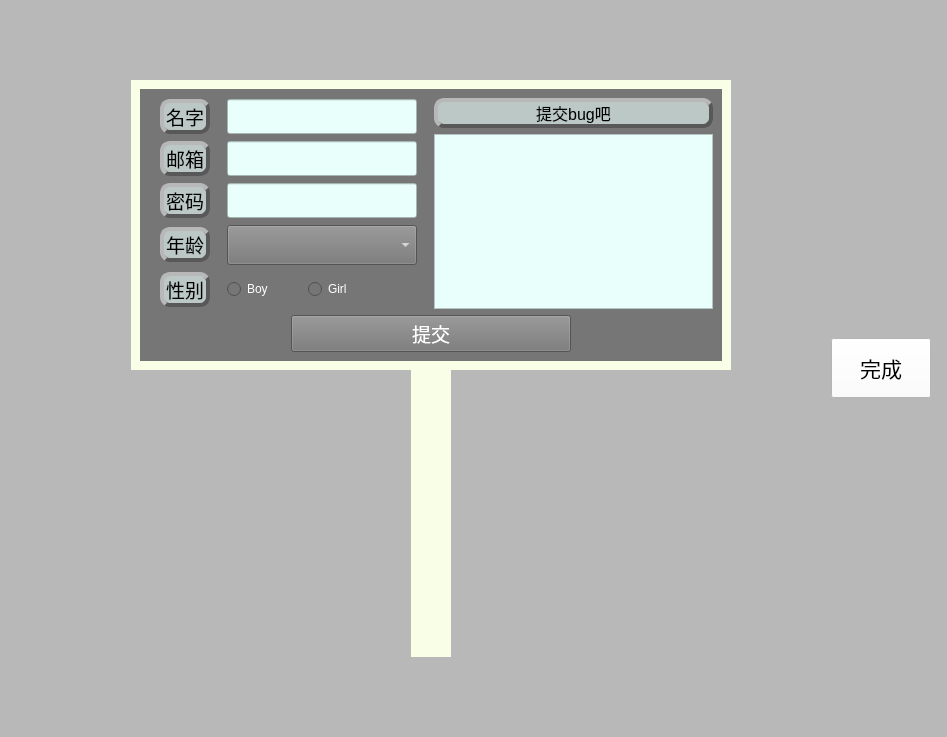
<?xml version="1.0" encoding="UTF-8"?>
<ui version="4.0">
 <class>TellBug</class>
 <widget class="QWidget" name="TellBug">
  <property name="geometry">
   <rect>
    <x>0</x>
    <y>0</y>
    <width>947</width>
    <height>737</height>
   </rect>
  </property>
  <property name="windowTitle">
   <string>Form</string>
  </property>
  <property name="styleSheet">
   <string notr="true">background-color: rgba(29, 29, 29, 0.5);</string>
  </property>
  <layout class="QGridLayout" name="gridLayout">
   <property name="leftMargin">
    <number>0</number>
   </property>
   <property name="topMargin">
    <number>0</number>
   </property>
   <property name="rightMargin">
    <number>0</number>
   </property>
   <property name="bottomMargin">
    <number>0</number>
   </property>
   <property name="spacing">
    <number>0</number>
   </property>
   <item row="0" column="0">
    <widget class="QWidget" name="widget" native="true">
     <property name="cursor">
      <cursorShape>PointingHandCursor</cursorShape>
     </property>
     <property name="mouseTracking">
      <bool>true</bool>
     </property>
     <property name="tabletTracking">
      <bool>true</bool>
     </property>
     <property name="styleSheet">
      <string notr="true">background-color: rgb(184, 184, 184);</string>
     </property>
     <layout class="QGridLayout" name="gridLayout_4">
      <property name="leftMargin">
       <number>0</number>
      </property>
      <property name="topMargin">
       <number>0</number>
      </property>
      <property name="rightMargin">
       <number>0</number>
      </property>
      <property name="bottomMargin">
       <number>0</number>
      </property>
      <property name="spacing">
       <number>0</number>
      </property>
      <item row="0" column="1">
       <widget class="QWidget" name="widget_2" native="true">
        <property name="minimumSize">
         <size>
          <width>600</width>
          <height>577</height>
         </size>
        </property>
        <property name="maximumSize">
         <size>
          <width>600</width>
          <height>577</height>
         </size>
        </property>
        <property name="styleSheet">
         <string notr="true">background-color: rgba(255, 230, 246,0);</string>
        </property>
        <layout class="QGridLayout" name="gridLayout_2">
         <property name="leftMargin">
          <number>0</number>
         </property>
         <property name="topMargin">
          <number>0</number>
         </property>
         <property name="rightMargin">
          <number>0</number>
         </property>
         <property name="bottomMargin">
          <number>0</number>
         </property>
         <property name="spacing">
          <number>0</number>
         </property>
         <item row="0" column="0" colspan="3">
          <widget class="QWidget" name="BillboardUp" native="true">
           <property name="minimumSize">
            <size>
             <width>600</width>
             <height>290</height>
            </size>
           </property>
           <property name="maximumSize">
            <size>
             <width>600</width>
             <height>290</height>
            </size>
           </property>
           <property name="styleSheet">
            <string notr="true">background-color: rgb(249, 255, 230);</string>
           </property>
           <layout class="QGridLayout" name="gridLayout_3">
            <item row="0" column="0">
             <widget class="QWidget" name="widget_3" native="true">
              <property name="styleSheet">
               <string notr="true">background-color: rgb(118, 118, 118);
color:white;</string>
              </property>
              <layout class="QGridLayout" name="gridLayout_7">
               <item row="2" column="1" colspan="2">
                <widget class="QPushButton" name="submitButton">
                 <property name="minimumSize">
                  <size>
                   <width>280</width>
                   <height>0</height>
                  </size>
                 </property>
                 <property name="maximumSize">
                  <size>
                   <width>280</width>
                   <height>16777215</height>
                  </size>
                 </property>
                 <property name="font">
                  <font>
                   <pointsize>14</pointsize>
                  </font>
                 </property>
                 <property name="cursor">
                  <cursorShape>PointingHandCursor</cursorShape>
                 </property>
                 <property name="text">
                  <string>提交</string>
                 </property>
                </widget>
               </item>
               <item row="2" column="3">
                <spacer name="horizontalSpacer_7">
                 <property name="orientation">
                  <enum>Qt::Horizontal</enum>
                 </property>
                 <property name="sizeType">
                  <enum>QSizePolicy::Minimum</enum>
                 </property>
                 <property name="sizeHint" stdset="0">
                  <size>
                   <width>128</width>
                   <height>20</height>
                  </size>
                 </property>
                </spacer>
               </item>
               <item row="2" column="0">
                <spacer name="horizontalSpacer_4">
                 <property name="orientation">
                  <enum>Qt::Horizontal</enum>
                 </property>
                 <property name="sizeType">
                  <enum>QSizePolicy::Minimum</enum>
                 </property>
                 <property name="sizeHint" stdset="0">
                  <size>
                   <width>110</width>
                   <height>20</height>
                  </size>
                 </property>
                </spacer>
               </item>
               <item row="0" column="0" rowspan="2" colspan="2">
                <widget class="QWidget" name="widget_5" native="true">
                 <layout class="QGridLayout" name="gridLayout_6">
                  <property name="leftMargin">
                   <number>0</number>
                  </property>
                  <property name="topMargin">
                   <number>0</number>
                  </property>
                  <property name="rightMargin">
                   <number>0</number>
                  </property>
                  <property name="bottomMargin">
                   <number>0</number>
                  </property>
                  <item row="0" column="0">
                   <widget class="QLabel" name="label">
                    <property name="minimumSize">
                     <size>
                      <width>50</width>
                      <height>35</height>
                     </size>
                    </property>
                    <property name="maximumSize">
                     <size>
                      <width>50</width>
                      <height>35</height>
                     </size>
                    </property>
                    <property name="sizeIncrement">
                     <size>
                      <width>0</width>
                      <height>0</height>
                     </size>
                    </property>
                    <property name="font">
                     <font>
                      <pointsize>14</pointsize>
                     </font>
                    </property>
                    <property name="styleSheet">
                     <string notr="true">background-color: rgba(233, 255, 251,0.6);
border-radius:10px;
color:black;
                               border-left:4px solid rgb(184, 184, 185);
                               border-top:4px solid rgb(184, 184, 185);
                               border-right:4px solid rgb(88, 88, 88);
                              border-bottom:4px solid rgb(88, 88, 88);</string>
                    </property>
                    <property name="text">
                     <string>名字</string>
                    </property>
                    <property name="alignment">
                     <set>Qt::AlignCenter</set>
                    </property>
                   </widget>
                  </item>
                  <item row="0" column="1">
                   <widget class="QLineEdit" name="nameEdit">
                    <property name="minimumSize">
                     <size>
                      <width>50</width>
                      <height>35</height>
                     </size>
                    </property>
                    <property name="maximumSize">
                     <size>
                      <width>190</width>
                      <height>35</height>
                     </size>
                    </property>
                    <property name="font">
                     <font>
                      <pointsize>14</pointsize>
                      <fontweight>Medium</fontweight>
                     </font>
                    </property>
                    <property name="styleSheet">
                     <string notr="true">background-color: rgb(233, 255, 251);
color:white;</string>
                    </property>
                    <property name="text">
                     <string/>
                    </property>
                   </widget>
                  </item>
                  <item row="1" column="0">
                   <widget class="QLabel" name="label_4">
                    <property name="minimumSize">
                     <size>
                      <width>50</width>
                      <height>35</height>
                     </size>
                    </property>
                    <property name="maximumSize">
                     <size>
                      <width>50</width>
                      <height>35</height>
                     </size>
                    </property>
                    <property name="font">
                     <font>
                      <pointsize>14</pointsize>
                     </font>
                    </property>
                    <property name="styleSheet">
                     <string notr="true">background-color: rgba(233, 255, 251,0.6);
border-radius:10px;
color:black;
                               border-left:4px solid rgb(184, 184, 185);
                               border-top:4px solid rgb(184, 184, 185);
                               border-right:4px solid rgb(88, 88, 88);
                              border-bottom:4px solid rgb(88, 88, 88);</string>
                    </property>
                    <property name="text">
                     <string>邮箱</string>
                    </property>
                    <property name="alignment">
                     <set>Qt::AlignCenter</set>
                    </property>
                   </widget>
                  </item>
                  <item row="1" column="1">
                   <widget class="QLineEdit" name="mailEdit">
                    <property name="minimumSize">
                     <size>
                      <width>50</width>
                      <height>35</height>
                     </size>
                    </property>
                    <property name="maximumSize">
                     <size>
                      <width>190</width>
                      <height>35</height>
                     </size>
                    </property>
                    <property name="font">
                     <font>
                      <pointsize>14</pointsize>
                      <fontweight>Medium</fontweight>
                     </font>
                    </property>
                    <property name="styleSheet">
                     <string notr="true">background-color: rgb(233, 255, 251);
color:white;</string>
                    </property>
                    <property name="text">
                     <string/>
                    </property>
                   </widget>
                  </item>
                  <item row="2" column="0">
                   <widget class="QLabel" name="label_6">
                    <property name="minimumSize">
                     <size>
                      <width>50</width>
                      <height>35</height>
                     </size>
                    </property>
                    <property name="maximumSize">
                     <size>
                      <width>50</width>
                      <height>35</height>
                     </size>
                    </property>
                    <property name="font">
                     <font>
                      <pointsize>14</pointsize>
                     </font>
                    </property>
                    <property name="styleSheet">
                     <string notr="true">background-color: rgba(233, 255, 251,0.6);
border-radius:10px;
color:black;
                               border-left:4px solid rgb(184, 184, 185);
                               border-top:4px solid rgb(184, 184, 185);
                               border-right:4px solid rgb(88, 88, 88);
                              border-bottom:4px solid rgb(88, 88, 88);</string>
                    </property>
                    <property name="text">
                     <string>密码</string>
                    </property>
                    <property name="alignment">
                     <set>Qt::AlignCenter</set>
                    </property>
                   </widget>
                  </item>
                  <item row="2" column="1">
                   <widget class="QLineEdit" name="passWordEdit">
                    <property name="minimumSize">
                     <size>
                      <width>50</width>
                      <height>35</height>
                     </size>
                    </property>
                    <property name="maximumSize">
                     <size>
                      <width>190</width>
                      <height>35</height>
                     </size>
                    </property>
                    <property name="font">
                     <font>
                      <pointsize>14</pointsize>
                      <fontweight>Medium</fontweight>
                     </font>
                    </property>
                    <property name="styleSheet">
                     <string notr="true">background-color: rgb(233, 255, 251);
color:white;</string>
                    </property>
                    <property name="text">
                     <string/>
                    </property>
                   </widget>
                  </item>
                  <item row="3" column="0">
                   <widget class="QLabel" name="label_3">
                    <property name="minimumSize">
                     <size>
                      <width>50</width>
                      <height>35</height>
                     </size>
                    </property>
                    <property name="maximumSize">
                     <size>
                      <width>50</width>
                      <height>35</height>
                     </size>
                    </property>
                    <property name="font">
                     <font>
                      <pointsize>14</pointsize>
                     </font>
                    </property>
                    <property name="styleSheet">
                     <string notr="true">background-color: rgba(233, 255, 251,0.6);
border-radius:10px;
color:black;
                               border-left:4px solid rgb(184, 184, 185);
                               border-top:4px solid rgb(184, 184, 185);
                               border-right:4px solid rgb(88, 88, 88);
                              border-bottom:4px solid rgb(88, 88, 88);</string>
                    </property>
                    <property name="text">
                     <string>年龄</string>
                    </property>
                    <property name="alignment">
                     <set>Qt::AlignCenter</set>
                    </property>
                   </widget>
                  </item>
                  <item row="3" column="1">
                   <widget class="QComboBox" name="comboBox">
                    <property name="minimumSize">
                     <size>
                      <width>0</width>
                      <height>40</height>
                     </size>
                    </property>
                    <property name="font">
                     <font>
                      <pointsize>14</pointsize>
                      <fontweight>Medium</fontweight>
                     </font>
                    </property>
                    <property name="tabletTracking">
                     <bool>true</bool>
                    </property>
                    <property name="iconSize">
                     <size>
                      <width>43</width>
                      <height>44</height>
                     </size>
                    </property>
                    <item>
                     <property name="text">
                      <string/>
                     </property>
                    </item>
                    <item>
                     <property name="text">
                      <string>5岁</string>
                     </property>
                    </item>
                    <item>
                     <property name="text">
                      <string>6岁</string>
                     </property>
                    </item>
                    <item>
                     <property name="text">
                      <string>7岁</string>
                     </property>
                    </item>
                    <item>
                     <property name="text">
                      <string>8岁</string>
                     </property>
                    </item>
                    <item>
                     <property name="text">
                      <string>9岁</string>
                     </property>
                    </item>
                    <item>
                     <property name="text">
                      <string>10岁</string>
                     </property>
                    </item>
                    <item>
                     <property name="text">
                      <string>11岁</string>
                     </property>
                    </item>
                    <item>
                     <property name="text">
                      <string>12岁</string>
                     </property>
                    </item>
                    <item>
                     <property name="text">
                      <string>13岁</string>
                     </property>
                    </item>
                    <item>
                     <property name="text">
                      <string>14岁</string>
                     </property>
                    </item>
                    <item>
                     <property name="text">
                      <string>15岁</string>
                     </property>
                    </item>
                    <item>
                     <property name="text">
                      <string>16岁</string>
                     </property>
                    </item>
                    <item>
                     <property name="text">
                      <string>17岁</string>
                     </property>
                    </item>
                    <item>
                     <property name="text">
                      <string>18岁</string>
                     </property>
                    </item>
                    <item>
                     <property name="text">
                      <string>19岁</string>
                     </property>
                    </item>
                    <item>
                     <property name="text">
                      <string>20岁</string>
                     </property>
                    </item>
                    <item>
                     <property name="text">
                      <string>21岁</string>
                     </property>
                    </item>
                    <item>
                     <property name="text">
                      <string>22岁</string>
                     </property>
                    </item>
                    <item>
                     <property name="text">
                      <string>23岁</string>
                     </property>
                    </item>
                    <item>
                     <property name="text">
                      <string>24岁</string>
                     </property>
                    </item>
                    <item>
                     <property name="text">
                      <string>25岁</string>
                     </property>
                    </item>
                    <item>
                     <property name="text">
                      <string>26岁</string>
                     </property>
                    </item>
                    <item>
                     <property name="text">
                      <string>27岁</string>
                     </property>
                    </item>
                    <item>
                     <property name="text">
                      <string>28岁</string>
                     </property>
                    </item>
                    <item>
                     <property name="text">
                      <string>29岁</string>
                     </property>
                    </item>
                    <item>
                     <property name="text">
                      <string>30岁</string>
                     </property>
                    </item>
                    <item>
                     <property name="text">
                      <string>31岁</string>
                     </property>
                    </item>
                    <item>
                     <property name="text">
                      <string>32岁</string>
                     </property>
                    </item>
                    <item>
                     <property name="text">
                      <string>33岁</string>
                     </property>
                    </item>
                    <item>
                     <property name="text">
                      <string>34岁</string>
                     </property>
                    </item>
                    <item>
                     <property name="text">
                      <string>35岁</string>
                     </property>
                    </item>
                    <item>
                     <property name="text">
                      <string>36岁</string>
                     </property>
                    </item>
                    <item>
                     <property name="text">
                      <string>37岁</string>
                     </property>
                    </item>
                    <item>
                     <property name="text">
                      <string>38岁</string>
                     </property>
                    </item>
                    <item>
                     <property name="text">
                      <string>39岁</string>
                     </property>
                    </item>
                    <item>
                     <property name="text">
                      <string>40岁</string>
                     </property>
                    </item>
                    <item>
                     <property name="text">
                      <string>41岁</string>
                     </property>
                    </item>
                    <item>
                     <property name="text">
                      <string>42岁</string>
                     </property>
                    </item>
                    <item>
                     <property name="text">
                      <string>43岁</string>
                     </property>
                    </item>
                    <item>
                     <property name="text">
                      <string>44岁</string>
                     </property>
                    </item>
                    <item>
                     <property name="text">
                      <string>45岁</string>
                     </property>
                    </item>
                    <item>
                     <property name="text">
                      <string>46岁</string>
                     </property>
                    </item>
                    <item>
                     <property name="text">
                      <string>47岁</string>
                     </property>
                    </item>
                    <item>
                     <property name="text">
                      <string>48岁</string>
                     </property>
                    </item>
                    <item>
                     <property name="text">
                      <string>49岁</string>
                     </property>
                    </item>
                    <item>
                     <property name="text">
                      <string>50岁</string>
                     </property>
                    </item>
                    <item>
                     <property name="text">
                      <string>51岁</string>
                     </property>
                    </item>
                    <item>
                     <property name="text">
                      <string>52岁</string>
                     </property>
                    </item>
                    <item>
                     <property name="text">
                      <string>53岁</string>
                     </property>
                    </item>
                    <item>
                     <property name="text">
                      <string>54岁</string>
                     </property>
                    </item>
                    <item>
                     <property name="text">
                      <string>55岁</string>
                     </property>
                    </item>
                    <item>
                     <property name="text">
                      <string>56岁</string>
                     </property>
                    </item>
                    <item>
                     <property name="text">
                      <string>57岁</string>
                     </property>
                    </item>
                    <item>
                     <property name="text">
                      <string>58岁</string>
                     </property>
                    </item>
                    <item>
                     <property name="text">
                      <string>59岁</string>
                     </property>
                    </item>
                    <item>
                     <property name="text">
                      <string>60岁</string>
                     </property>
                    </item>
                    <item>
                     <property name="text">
                      <string>61岁</string>
                     </property>
                    </item>
                    <item>
                     <property name="text">
                      <string>62岁</string>
                     </property>
                    </item>
                    <item>
                     <property name="text">
                      <string>63岁</string>
                     </property>
                    </item>
                    <item>
                     <property name="text">
                      <string>64岁</string>
                     </property>
                    </item>
                    <item>
                     <property name="text">
                      <string>65岁</string>
                     </property>
                    </item>
                    <item>
                     <property name="text">
                      <string>66岁</string>
                     </property>
                    </item>
                    <item>
                     <property name="text">
                      <string>67岁</string>
                     </property>
                    </item>
                    <item>
                     <property name="text">
                      <string>68岁</string>
                     </property>
                    </item>
                    <item>
                     <property name="text">
                      <string>69岁</string>
                     </property>
                    </item>
                    <item>
                     <property name="text">
                      <string>70岁</string>
                     </property>
                    </item>
                   </widget>
                  </item>
                  <item row="4" column="0">
                   <widget class="QLabel" name="label_2">
                    <property name="minimumSize">
                     <size>
                      <width>50</width>
                      <height>35</height>
                     </size>
                    </property>
                    <property name="maximumSize">
                     <size>
                      <width>50</width>
                      <height>35</height>
                     </size>
                    </property>
                    <property name="font">
                     <font>
                      <pointsize>14</pointsize>
                     </font>
                    </property>
                    <property name="styleSheet">
                     <string notr="true">background-color: rgba(233, 255, 251,0.6);
border-radius:10px;
color:black;
                               border-left:4px solid rgb(184, 184, 185);
                               border-top:4px solid rgb(184, 184, 185);
                               border-right:4px solid rgb(88, 88, 88);
                              border-bottom:4px solid rgb(88, 88, 88);</string>
                    </property>
                    <property name="text">
                     <string>性别</string>
                    </property>
                    <property name="alignment">
                     <set>Qt::AlignCenter</set>
                    </property>
                   </widget>
                  </item>
                  <item row="4" column="1">
                   <widget class="QWidget" name="widget_4" native="true">
                    <property name="minimumSize">
                     <size>
                      <width>162</width>
                      <height>0</height>
                     </size>
                    </property>
                    <property name="maximumSize">
                     <size>
                      <width>100</width>
                      <height>16777215</height>
                     </size>
                    </property>
                    <layout class="QGridLayout" name="gridLayout_5">
                     <property name="leftMargin">
                      <number>0</number>
                     </property>
                     <property name="topMargin">
                      <number>0</number>
                     </property>
                     <property name="rightMargin">
                      <number>0</number>
                     </property>
                     <property name="bottomMargin">
                      <number>0</number>
                     </property>
                     <property name="spacing">
                      <number>0</number>
                     </property>
                     <item row="0" column="0">
                      <widget class="QRadioButton" name="maleRadioButton">
                       <property name="cursor">
                        <cursorShape>PointingHandCursor</cursorShape>
                       </property>
                       <property name="text">
                        <string>Boy</string>
                       </property>
                      </widget>
                     </item>
                     <item row="0" column="1">
                      <widget class="QRadioButton" name="femaleRadioButton">
                       <property name="cursor">
                        <cursorShape>PointingHandCursor</cursorShape>
                       </property>
                       <property name="text">
                        <string>Girl</string>
                       </property>
                      </widget>
                     </item>
                    </layout>
                   </widget>
                  </item>
                 </layout>
                </widget>
               </item>
               <item row="1" column="2" colspan="2">
                <widget class="QPlainTextEdit" name="plainTextEdit">
                 <property name="font">
                  <font>
                   <pointsize>15</pointsize>
                   <fontweight>Medium</fontweight>
                  </font>
                 </property>
                 <property name="styleSheet">
                  <string notr="true">background-color: rgb(233, 255, 251);
color:white;</string>
                 </property>
                 <property name="plainText">
                  <string/>
                 </property>
                </widget>
               </item>
               <item row="0" column="2" colspan="2">
                <widget class="QLabel" name="label_5">
                 <property name="minimumSize">
                  <size>
                   <width>0</width>
                   <height>30</height>
                  </size>
                 </property>
                 <property name="maximumSize">
                  <size>
                   <width>16777215</width>
                   <height>30</height>
                  </size>
                 </property>
                 <property name="font">
                  <font>
                   <pointsize>12</pointsize>
                  </font>
                 </property>
                 <property name="styleSheet">
                  <string notr="true">background-color: rgba(233, 255, 251,0.6);
border-radius:10px;
color:black;
                               border-left:4px solid rgb(184, 184, 185);
                               border-top:4px solid rgb(184, 184, 185);
                               border-right:4px solid rgb(88, 88, 88);
                              border-bottom:4px solid rgb(88, 88, 88);</string>
                 </property>
                 <property name="text">
                  <string>提交bug吧</string>
                 </property>
                 <property name="alignment">
                  <set>Qt::AlignCenter</set>
                 </property>
                </widget>
               </item>
              </layout>
             </widget>
            </item>
           </layout>
          </widget>
         </item>
         <item row="1" column="1">
          <widget class="QWidget" name="BillboardDown" native="true">
           <property name="minimumSize">
            <size>
             <width>40</width>
             <height>290</height>
            </size>
           </property>
           <property name="maximumSize">
            <size>
             <width>40</width>
             <height>290</height>
            </size>
           </property>
           <property name="styleSheet">
            <string notr="true">background-color: rgb(249, 255, 230);</string>
           </property>
          </widget>
         </item>
         <item row="1" column="2">
          <spacer name="horizontalSpacer_2">
           <property name="orientation">
            <enum>Qt::Horizontal</enum>
           </property>
           <property name="sizeHint" stdset="0">
            <size>
             <width>272</width>
             <height>20</height>
            </size>
           </property>
          </spacer>
         </item>
         <item row="1" column="0">
          <spacer name="horizontalSpacer">
           <property name="orientation">
            <enum>Qt::Horizontal</enum>
           </property>
           <property name="sizeHint" stdset="0">
            <size>
             <width>272</width>
             <height>20</height>
            </size>
           </property>
          </spacer>
         </item>
        </layout>
       </widget>
      </item>
      <item row="0" column="2">
       <spacer name="horizontalSpacer_5">
        <property name="orientation">
         <enum>Qt::Horizontal</enum>
        </property>
        <property name="sizeType">
         <enum>QSizePolicy::Minimum</enum>
        </property>
        <property name="sizeHint" stdset="0">
         <size>
          <width>100</width>
          <height>20</height>
         </size>
        </property>
       </spacer>
      </item>
      <item row="0" column="0">
       <spacer name="horizontalSpacer_6">
        <property name="orientation">
         <enum>Qt::Horizontal</enum>
        </property>
        <property name="sizeHint" stdset="0">
         <size>
          <width>132</width>
          <height>20</height>
         </size>
        </property>
       </spacer>
      </item>
      <item row="0" column="3">
       <widget class="QPushButton" name="backButton">
        <property name="minimumSize">
         <size>
          <width>100</width>
          <height>60</height>
         </size>
        </property>
        <property name="maximumSize">
         <size>
          <width>100</width>
          <height>60</height>
         </size>
        </property>
        <property name="font">
         <font>
          <pointsize>16</pointsize>
         </font>
        </property>
        <property name="cursor">
         <cursorShape>PointingHandCursor</cursorShape>
        </property>
        <property name="styleSheet">
         <string notr="true">color: rgb(0, 0, 0);
background-color: rgb(255, 253, 253);</string>
        </property>
        <property name="text">
         <string>完成</string>
        </property>
       </widget>
      </item>
      <item row="0" column="4">
       <spacer name="horizontalSpacer_3">
        <property name="orientation">
         <enum>Qt::Horizontal</enum>
        </property>
        <property name="sizeType">
         <enum>QSizePolicy::Minimum</enum>
        </property>
        <property name="sizeHint" stdset="0">
         <size>
          <width>16</width>
          <height>20</height>
         </size>
        </property>
       </spacer>
      </item>
     </layout>
    </widget>
   </item>
  </layout>
 </widget>
 <resources/>
 <connections/>
</ui>
